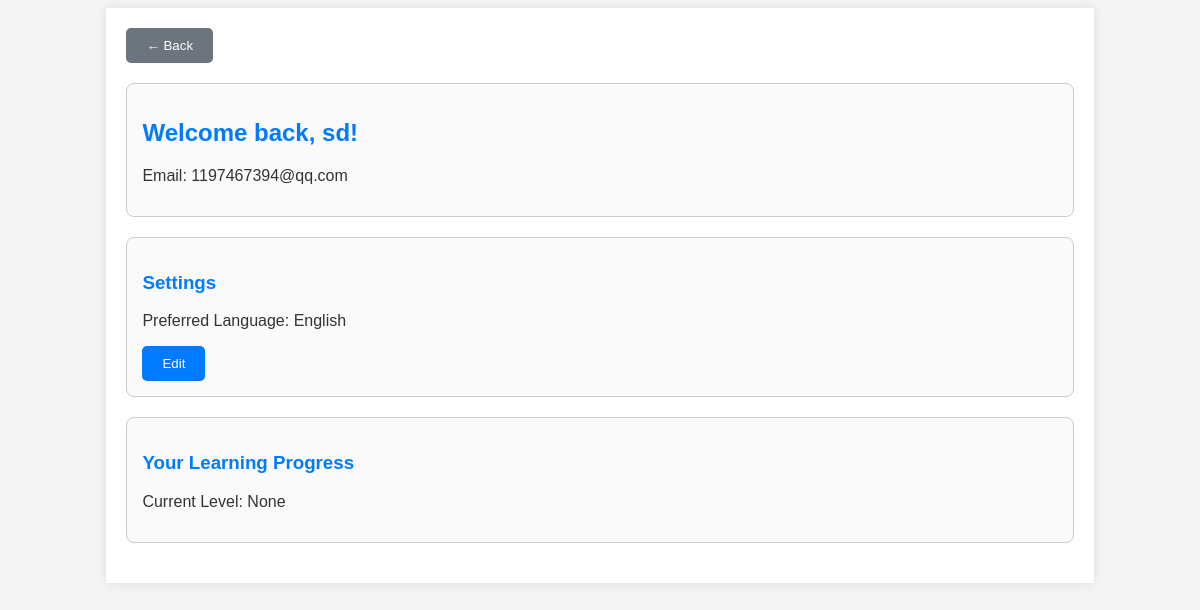
The page /dashboard (signed in) on the database its author committed.
### gfl_language/models/user.py (models this page shows)
class User(db.Model, UserMixin):
    id = db.Column(db.Integer, primary_key=True)
    email = db.Column(db.String(150), unique=True)
    password = db.Column(db.String(150))
    first_name = db.Column(db.String(150))
    current_level = db.Column(db.String(50), default='Beginner')
    preferred_answer_language = db.Column(db.String(50), default='Chinese')

### gfl_language/views.py (the view)
@views.route('/dashboard')
@login_required
def dashboard():
    return render_template('dashboard.html', user=current_user)

### gfl_language/__init__.py (called while the page is built)
def create_app():
    app = Flask(__name__)
    app.config['DEBUG'] = True
    migrate = Migrate(app, db)
    app.config['SECRET_KEY'] = 'hjshjhdjah kjshkjdhjs'
    app.config['SQLALCHEMY_DATABASE_URI'] = f'sqlite:///{DB_NAME}'
    app.config['PERMANENT_SESSION_LIFETIME'] = timedelta(minutes=60)
    db.init_app(app)
    from .views import views
    from .auth.auth import auth
    app.register_blueprint(views, url_prefix='/')
    app.register_blueprint(auth, url_prefix='/')
    from .models.user import User, Conversation
    with app.app_context():
        db.create_all()
    login_manager = LoginManager()
    login_manager.login_view = 'auth.login'
    login_manager.init_app(app)
    @login_manager.user_loader
    def load_user(id):
        return User.query.get(int(id))
    return app

### gfl_language/templates/dashboard.html (shortened to what this page needs)
<!DOCTYPE html>
<html>
<head>
</head>
<body>
    <div class="dashboard-container">
        <button class="back-button" onclick="history.back()">← Back</button>
        <div class="profile-section card">
            <h2>Welcome back, {{ user.first_name}}!</h2>
            <p>Email: {{ user.email }}</p>
        </div>
        <div class="settings card">
            <h3>Settings</h3>
            <p>Preferred Language: <span id="currentLanguage">{{ user.preferred_answer_language }}</span></p>
            <button onclick="showEditOptions()">Edit</button>
        </div>
        <div class="learning-tools card">
            <h3>Your Learning Progress</h3>
            <p>Current Level: {{ user.current_level }}</p>
        </div>
    </div>
</body>
</html>

### gfl_language/templates/dashboard.html (style rules this page uses)
body { font-family: Arial, sans-serif; background-color: #f4f4f4; color: #333; }
.dashboard-container { width: 80%; margin: auto; background-color: #fff; padding: 20px; box-shadow: 0 0 10px rgba(0, 0, 0, 0.1); }
.profile-section, .learning-tools, .settings { margin-bottom: 20px; }
.card { border: 1px solid #ccc; padding: 15px; border-radius: 8px; background-color: #fafafa; }
h2, h3 { color: #007bff; }
button { background-color: #007bff; color: white; border: none; padding: 10px 20px; border-radius: 5px; cursor: pointer; transition: background-color 0.3s ease; }
.back-button { background-color: #6c757d; margin-bottom: 20px; }

### rows shown on the page
User: first_name "sd", email "1197467394@qq.com", preferred_answer_language "English", current_level "None"
